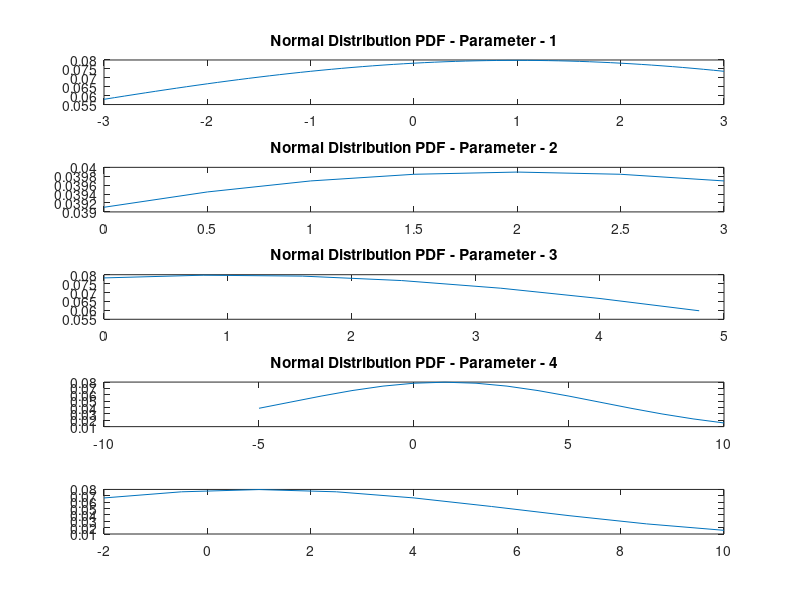

The MATLAB source for this figure:
%% Poisson Distribution PDF
x1 = 0:15; 
y1 = poisspdf(x1,4); 
x2 = 0:10; 
y2 = poisspdf(x2,8); 
x3 = 0:5; 
y3 = poisspdf(x3,1); 
x4 = 0:20; 
y4 = poisspdf(x4,10); 
x5 = 0:30; 
y5 = poisspdf(x5,15); 
subplot(1,1,1) 
plot(x1,y1,'s-', ...
 x2,y2,'o-', ...
 x3,y3,'d-', ...
 x4,y4,'^-',...
 x5,y5,'--'); 
legend({'r = Param 1' 'r = Param 2' 'r = Param 3' 'r = Param 4' 'r = Param 5'}) 
title('Poisson Distribution PDF') 
%% Poisson Distribution CDF
x1 = 0:15; 
y1 = poisscdf(x1,4); 
x2 = 0:10; 
y2 = poisscdf(x2,8); 
x3 = 0:5; 
y3 = poisscdf(x3,1); 
x4 = 0:20; 
y4 = poisscdf(x4,10); 
x5 = 0:30; 
y5 = poisscdf(x5,15); 
subplot(5,1,1) 
stairs(x1,y1) 
title('Poisson Distribution CDF - Parameter - 1') 
subplot(5,1,2) 
stairs(x2,y2) 
title('Poisson Distribution CDF - Parameter - 2') 
subplot(5,1,3) 
stairs(x3,y3) 
title('Poisson Distribution CDF - Parameter - 3') 
subplot(5,1,4) 
stairs(x4,y4) 
title('Poisson Distribution CDF - Parameter - 4') 
subplot(5,1,5) 
stairs(x5,y5) 
title('Poisson Distribution CDF - Parameter - 5') 
%% Normal Distribution CDF
pd = makedist('Normal') 
x1 = -3:.1:3; 
x2 = 0:.5:3; 
x3 = 0:0.8:5; 
x4 = -5:1:10; 
x5 = -2:1.5:10; 
cdf_x1 = cdf(pd,x1)

cdf_x2 = cdf(pd,x2) 
cdf_x3 = cdf(pd,x3) 
cdf_x4 = cdf(pd,x4) 
cdf_x5 = cdf(pd,x5) 
subplot(5,1,1) 
plot(x1,cdf_x1) 
title('Normal Distribution CDF - Parameter - 1') 
subplot(5,1,2) 
plot(x2,cdf_x2) 
title('Normal Distribution CDF - Parameter - 2') 
subplot(5,1,3) 
plot(x3,cdf_x3) 
title('Normal Distribution CDF - Parameter - 3') 
subplot(5,1,4) 
plot(x4,cdf_x4) 
title('Normal Distribution CDF - Parameter - 4') 
subplot(5,1,5) 
plot(x5,cdf_x5) 
title('Normal Distribution CDF - Parameter - 5') 
%% Normal Distribution PDF
mu_1 = 1; 
sigma_1 = 5; 
x1 = -3:.1:3; 
y_norm_1 = normpdf(x1,mu_1,sigma_1); 
mu_2 = 2; 
sigma_2 = 10; 
x2 = 0:.5:3; 
y_norm_2 = normpdf(x2,mu_2,sigma_2); 
mu_3 = 1; 
sigma_3 = 5; 
x3 = 0:0.8:5; 
y_norm_3 = normpdf(x3,mu_3,sigma_3); 
mu_4 = 1; 
sigma_4 = 5; 
x4 = -5:1:10; 
y_norm_4 = normpdf(x4,mu_4,sigma_4); 
mu_5 = 1; 
sigma_5 = 5; 
x5 = -2:1.5:10; 
y_norm_5 = normpdf(x5,mu_5,sigma_5); 
subplot(5,1,1) 
plot(x1,y_norm_1) 
title('Normal Distribution PDF - Parameter - 1') 
subplot(5,1,2) 
plot(x2,y_norm_2) 
title('Normal Distribution PDF - Parameter - 2') 
subplot(5,1,3) 
plot(x3,y_norm_3) 
title('Normal Distribution PDF - Parameter - 3') 
subplot(5,1,4) 
plot(x4,y_norm_4) 
title('Normal Distribution PDF - Parameter - 4') 
subplot(5,1,5) 
plot(x5,y_norm_5)